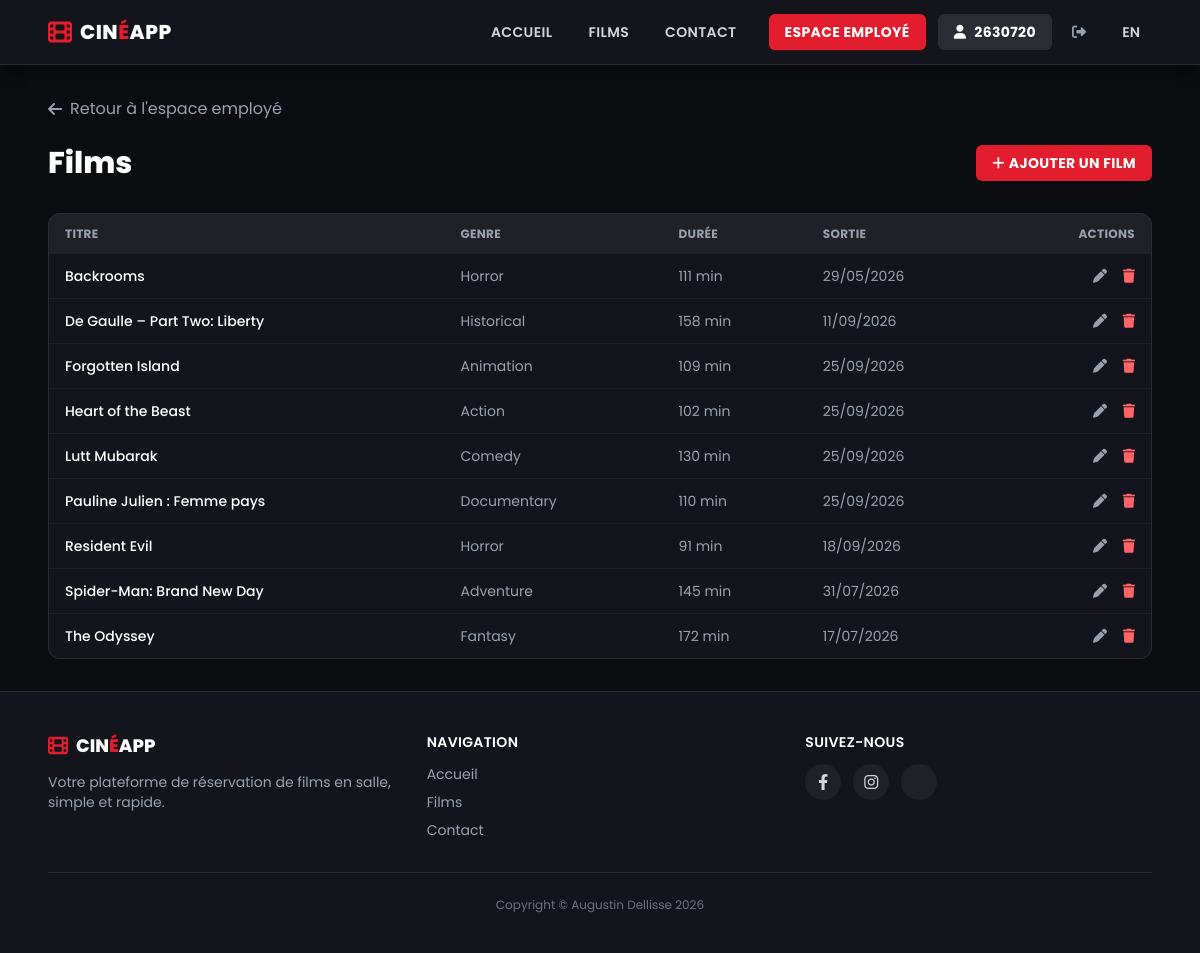
The page /employee/films (signed in) on the database its author committed.
### cinema_app/models.py (models this page shows, shortened)
class Movie(models.Model):
    title = models.CharField(max_length=100, verbose_name="Titre")
    description = models.TextField(verbose_name="Description")
    duration = models.PositiveIntegerField(verbose_name="Durée (minutes)")
    release_date = models.DateField(verbose_name="Date de sortie")
    movie_poster = models.ImageField(default="", upload_to='movie_posters/', verbose_name="Image")
    genre = models.ForeignKey(Genre, verbose_name="Genre", related_name='movies', blank=True, null=True, on_delete=models.SET_NULL)
    class Meta:
        ordering = ('title', )
        verbose_name = "film"
        verbose_name_plural = "films"

class Genre(models.Model):
    name = models.CharField(max_length=50, verbose_name="Nom", unique=True)
    def __str__(self):
        return self.name
    class Meta:
        ordering = ('name', )
        verbose_name = "genre"
        verbose_name_plural = "genres"

### employee_app/views.py (the view)
# urls.py: path('films', views.MovieListView.as_view(), name='movies'),
class MovieListView(EmployeePermissionMixin, ListView):
    queryset = Movie.objects.select_related('genre')
    template_name = 'movie/movies.html'
    context_object_name = 'movies'
    paginate_by = 10
    def has_permission(self):
        user = self.request.user
        return any(user.has_perm(f'cinema_app.{action}_movie')
                   for action in ('view', 'add', 'change', 'delete'))

### cinema_app/context_processors.py (called while the page is built)
def cinema_info(request):
    return {
        'current_year': datetime.date.today().year,
    }

def employee_access(request):
    return {'is_employee': is_employee(request.user)}

### employee_app/mixins.py (called while the page is built)
def is_employee(user):
    return user.is_authenticated and (
        user.is_superuser or user.groups.filter(name__in=EMPLOYEE_GROUPS).exists()
    )

### employee_app/templates/movie/movies.html (shortened to what this page needs)
{% extends 'base.html' %}
{% load i18n %}
{% block content %}
<a href="{% url 'employee:dashboard' %}" class="inline-flex items-center gap-2 text-gray-400 hover:text-white transition-colors mb-6">
    <i class="fa-solid fa-arrow-left"></i>{% translate "Retour à l'espace employé" %}
</a>
<div class="flex items-center justify-between mb-8">
    <h2 class="text-3xl font-extrabold text-white">{% translate "Films" %}</h2>
    {% if perms.cinema_app.add_movie %}
    <a href="{% url 'employee:movie_add' %}"
       class="px-4 py-2 rounded-md bg-cinema-red text-white font-bold uppercase tracking-wide text-sm hover:bg-red-700 transition-colors">
        <i class="fa-solid fa-plus mr-1"></i>{% translate "Ajouter un film" %}
    </a>
    {% endif %}
</div>
{% if movies %}
<div class="bg-cinema-dark border border-white/10 rounded-xl overflow-hidden">
    <table class="w-full text-sm">
        <thead class="bg-white/5 text-gray-400 uppercase text-xs tracking-wide">
            <tr>
                <th class="text-left px-4 py-3">{% translate "Titre" %}</th>
                <th class="text-left px-4 py-3">{% translate "Genre" %}</th>
                <th class="text-left px-4 py-3">{% translate "Durée" %}</th>
                <th class="text-left px-4 py-3">{% translate "Sortie" %}</th>
                <th class="text-right px-4 py-3">{% translate "Actions" %}</th>
            </tr>
        </thead>
        <tbody class="divide-y divide-white/5">
            {% for movie in movies %}
            <tr class="hover:bg-white/5 transition-colors">
                <td class="px-4 py-3 text-white font-medium">{{ movie.title }}</td>
                <td class="px-4 py-3 text-gray-400">{{ movie.genre|default:"—" }}</td>
                <td class="px-4 py-3 text-gray-400">{{ movie.duration }} min</td>
                <td class="px-4 py-3 text-gray-400">{{ movie.release_date|date:"d/m/Y" }}</td>
                <td class="px-4 py-3 text-right space-x-3">
                    {% if perms.cinema_app.change_movie %}
                    <a href="{% url 'employee:movie_add' movie.pk %}" class="text-gray-400 hover:text-white" title="Modifier">
                        <i class="fa-solid fa-pen"></i>
                    </a>
                    {% endif %}
                    {% if perms.cinema_app.delete_movie %}
                    <a href="{% url 'employee:movie_delete' movie.pk %}" class="text-red-400 hover:text-red-300" title="Supprimer">
                        <i class="fa-solid fa-trash"></i>
                    </a>
                    {% endif %}
                </td>
            </tr>
            {% endfor %}
        </tbody>
    </table>
</div>
{% else %}
<p class="text-gray-500 text-center py-16">{% translate "Aucun film pour le moment." %}</p>
{% endif %}
{% endblock %}

### templates/base.html (shortened to what this page needs)
{% load static i18n %}
{% get_current_language as LANGUAGE_CODE %}
<!DOCTYPE html>
<html lang="{{ LANGUAGE_CODE }}">
<head>
    <link rel="stylesheet" type="text/css" href="{% static 'css/stylesheet.css' %}" />
    <link rel="stylesheet" href="https://cdnjs.cloudflare.com/ajax/libs/font-awesome/6.4.0/css/all.min.css" />
    <script src="https://cdn.jsdelivr.net/npm/@tailwindcss/browser@4"></script>
</head>
<body class="bg-cinema-black text-gray-200 min-h-screen flex flex-col">
    <header class="bg-cinema-dark border-b border-white/10 shadow-lg shadow-black/30">
        <nav class="max-w-6xl mx-auto px-6">
            <div class="flex items-center justify-between h-16">
                <a href="{% url 'index' %}" class="flex items-center gap-2">
                    <i class="fa-solid fa-film text-cinema-red text-2xl"></i>
                    <span class="text-xl font-extrabold tracking-wide text-white">
                        CIN<span class="text-cinema-red">É</span>APP
                    </span>
                </a>
                <div class="flex items-center gap-1">
                    <a href="{% url 'index' %}"
                       class="px-4 py-2 rounded-md text-sm font-semibold uppercase tracking-wide text-gray-300 hover:text-white hover:bg-white/5 transition-colors">
                        {% translate "Accueil" %}
                    </a>
                    <a href="{% url 'movies' %}"
                       class="px-4 py-2 rounded-md text-sm font-semibold uppercase tracking-wide text-gray-300 hover:text-white hover:bg-white/5 transition-colors">
                        {% translate "Films" %}
                    </a>
                    <a href="{% url 'contact' %}"
                       class="px-4 py-2 rounded-md text-sm font-semibold uppercase tracking-wide text-gray-300 hover:text-white hover:bg-white/5 transition-colors">
                        {% translate "Contact" %}
                    </a>
                    {% if user.is_authenticated %}
                        {% if is_employee %}
                        <a href="{% url 'employee:dashboard' %}"
                           class="ml-3 px-4 py-2 rounded-md text-sm font-bold uppercase tracking-wide bg-cinema-red text-white hover:bg-red-700 transition-colors shadow shadow-red-900/40">
                            {% translate "Espace employé" %}
                        </a>
                        {% endif %}
                        <a href="{% url 'account' %}"
                           class="ml-2 px-4 py-2 rounded-md text-sm font-bold uppercase tracking-wide bg-white/10 text-white hover:bg-white/20 transition-colors flex items-center gap-2">
                            <i class="fa-solid fa-user"></i>{{ user.username }}
                        </a>
                        <form method="post" action="{% url 'logout' %}" class="ml-1">
                            <button type="submit" title="{% translate 'Déconnexion' %}"
                                    class="px-3 py-2 rounded-md text-sm font-semibold uppercase tracking-wide text-gray-400 hover:text-white hover:bg-white/5 transition-colors">
                                <i class="fa-solid fa-right-from-bracket"></i>
                            </button>
                        </form>
                    {% else %}
                        <a href="{% url 'login' %}"
                           class="ml-3 px-4 py-2 rounded-md text-sm font-bold uppercase tracking-wide bg-cinema-red text-white hover:bg-red-700 transition-colors shadow shadow-red-900/40">
                            {% translate "Connexion" %}
                        </a>
                    {% endif %}
                    <form action="{% url 'set_language' %}" method="post" class="ml-2">
                        {% if LANGUAGE_CODE == 'fr' %}
                        <button type="submit" name="language" value="en" title="English"
                                class="px-3 py-2 rounded-md text-sm font-semibold uppercase text-gray-300 hover:text-white hover:bg-white/5 transition-colors">
                            EN
                        </button>
                        {% else %}
                        <button type="submit" name="language" value="fr" title="Français"
                                class="px-3 py-2 rounded-md text-sm font-semibold uppercase text-gray-300 hover:text-white hover:bg-white/5 transition-colors">
                            FR
                        </button>
                        {% endif %}
                    </form>
                </div>
            </div>
        </nav>
    </header>
    <main class="flex-1">
        <div class="max-w-6xl mx-auto px-6 py-8">
            {% block content %}{% endblock %}
        </div>
    </main>
    <footer class="bg-cinema-dark border-t border-white/10 mt-auto">
        <div class="max-w-6xl mx-auto px-6 py-10">
            <div class="grid grid-cols-3 gap-8 mb-8">
                <div>
                    <div class="flex items-center gap-2 mb-3">
                        <i class="fa-solid fa-film text-cinema-red text-xl"></i>
                        <span class="text-lg font-extrabold text-white">CIN<span class="text-cinema-red">É</span>APP</span>
                    </div>
                    <p class="text-sm text-gray-400">
                        {% translate "Votre plateforme de réservation de films en salle, simple et rapide." %}
                    </p>
                </div>
                <div>
                    <h3 class="text-white font-semibold uppercase text-sm tracking-wide mb-3">{% translate "Navigation" %}</h3>
                    <ul class="space-y-2 text-sm">
                        <li><a href="{% url 'index' %}" class="text-gray-400 hover:text-cinema-red transition-colors">{% translate "Accueil" %}</a></li>
                        <li><a href="{% url 'movies' %}" class="text-gray-400 hover:text-cinema-red transition-colors">{% translate "Films" %}</a></li>
                        <li><a href="{% url 'contact' %}" class="text-gray-400 hover:text-cinema-red transition-colors">{% translate "Contact" %}</a></li>
                    </ul>
                </div>
                <div>
                    <h3 class="text-white font-semibold uppercase text-sm tracking-wide mb-3">{% translate "Suivez-nous" %}</h3>
                    <div class="flex gap-3">
                        <a href="#" class="w-9 h-9 flex items-center justify-center rounded-full bg-white/5 text-gray-300 hover:bg-cinema-red hover:text-white transition-colors">
                            <i class="fa-brands fa-facebook-f"></i>
                        </a>
                        <a href="#" class="w-9 h-9 flex items-center justify-center rounded-full bg-white/5 text-gray-300 hover:bg-cinema-red hover:text-white transition-colors">
                            <i class="fa-brands fa-instagram"></i>
                        </a>
                        <a href="#" class="w-9 h-9 flex items-center justify-center rounded-full bg-white/5 text-gray-300 hover:bg-cinema-red hover:text-white transition-colors">
                        </a>
                    </div>
                </div>
            </div>
            <div class="border-t border-white/10 pt-6 text-center">
                <p class="text-xs text-gray-500">
                    Copyright &copy; Augustin Dellisse {{ current_year }}
                </p>
            </div>
        </div>
    </footer>
</body>
</html>

### static/css/stylesheet.css (style rules this page uses)
:root { color-scheme: dark; }

### templates/base.html (style rules this page uses)
body { font-family: var(--font-sans); }

### rows shown on the page
Movie: title "Backrooms", genre "Horror", duration "111", release_date "29/05/2026"
Movie: title "De Gaulle – Part Two: Liberty", genre "Historical", duration "158", release_date "11/09/2026"
Movie: title "Forgotten Island", genre "Animation", duration "109", release_date "25/09/2026"
Movie: title "Heart of the Beast", genre "Action", duration "102", release_date "25/09/2026"
Movie: title "Lutt Mubarak", genre "Comedy", duration "130", release_date "25/09/2026"
Movie: title "Pauline Julien : Femme pays", genre "Documentary", duration "110", release_date "25/09/2026"
Movie: title "Resident Evil", genre "Horror", duration "91", release_date "18/09/2026"
Movie: title "Spider-Man: Brand New Day", genre "Adventure", duration "145", release_date "31/07/2026"
Movie: title "The Odyssey", genre "Fantasy", duration "172", release_date "17/07/2026"

### other values the page prints
{{ user.username }} "2630720"
